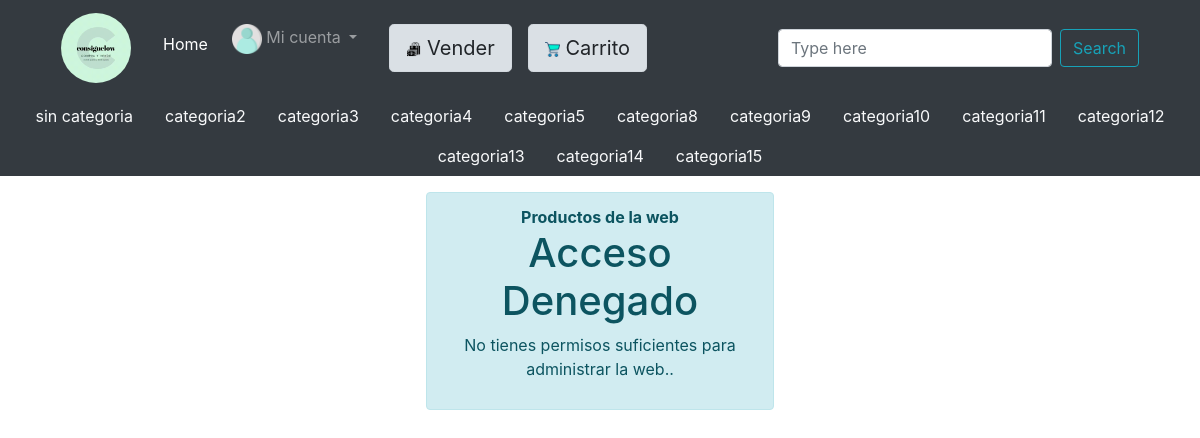
Screenshot of /adminProductos.php with the database file from the repository.
### tables this page shows
CREATE TABLE `categorias` (
  `id` INT(11) NOT NULL AUTO_INCREMENT ,
  `nombre` VARCHAR(20) NOT NULL ,
  `descripcion` VARCHAR(100) NOT NULL ,
  PRIMARY KEY (`id`)
);

### includes/Categoria.php (called while the page is built, shortened)
<?php
class Categoria
{
    public static function getNotEmpties()
    {
        $app = Aplicacion::getSingleton();
        $conn = $app->conexionBd();
        $query = sprintf("SELECT DISTINCT  categorias.id, categorias.descripcion, categorias.nombre FROM categorias INNER JOIN productos ON categorias.id=productos.categoria");
        $rs = $conn->query($query);
        $result = [];
        $rs = $conn->query($query);
        if ($rs) {
            if ( $rs->num_rows > 0) {
                while($fila = $rs->fetch_assoc()) {
                    $result[]=new Categoria($fila['nombre'],$fila['descripcion'], $fila['id']);
                }
            } else {
                $result = 'No se ha cargado ninguna categoría';
            }
        }else{
            echo "Error al consultar en la BD: (" . $conn->errno . ") " . utf8_encode($conn->error);
            exit();
        }
        return $result;
    }
    private $id;
    private $nombre;
    public function __construct($nombre, $descripcion, $id = NULL){
        $this->nombre = $nombre;
        $this->id = $id;
    }
    public function id()
    {
        return $this->id;
    }
    public function nombre()
    {
        return $this->nombre;
    }
}

### includes/common/cabecera.php (the view, shortened to what this page needs)
<?php
function generaNavItems($categorias=array()){
    $html='';
        foreach($categorias as $cat){
            $nombre = $cat->nombre();
            $id = $cat->id();
            if ($nombre!=='sin categoría'){
                $html.=<<<EOF
                <li class="nav-item">
                    <a class="nav-link text-light" href="categoria.php?id=$id">$nombre</a>
                </li>
EOF;
            }
        }
    return $html;
}
$htmlNavCat = '';
$categorias = Categoria::getNotEmpties();
if (!is_array($categorias)){
    $htmlNavCat=<<<EOF
    <p class="text-white"> $categorias</p>
EOF;
}else{
    $htmlNavCat= generaNavItems($categorias);
}
?>
<div class="container-fluid bg-success bg-dark">
    <div class="container">
        <nav class="navbar navbar-expand-lg navbar-dark bg-dark">
            <a class="navbar-brand img-fluid" href="index.php?">
                <img src="img/logo.gif" class="rounded-circle" alt="imagen no disponible" width="70" height="70">
            </a>
            <div class="collapse navbar-collapse" id="navbarSupportedContent">
                <ul class="navbar-nav mr-auto">
                    <li class="nav-item active m-2">
                        <a class="nav-link" href="index.php">Home</a>
                    </li>
                    <li class="nav-item dropdown text-center  mr-3">
                        <a class="nav-link dropdown-toggle " href="#" id="navbarDropdown" role="button" data-toggle="dropdown" aria-haspopup="true" aria-expanded="false">
                            <span class="align-baseline">
                                <img src="img/person.png" alt="imagen no disponible" width="30" height="30">
                                Mi cuenta
                            </span>
                        </a>
                    </li>
                    <li class="nav-item m-2">
                        <a href="vender.php" class="btn d-block btn-light btn-lg active" role="button" aria-pressed="true">
                            <span>
                                <img src="img/sell.png" alt="imagen no disponible" width="15" height="15">
                                Vender
                            </span>
                        </a>
                    </li>
                    <li class="nav-item m-2">
                        <a href="carro.php" class="btn btn-light btn-lg active d-block" role="button" aria-pressed="true">
                            <span>
                                <img src="img/shopping-cart.png" alt="imagen no disponible" width="15" height="15">
                                Carrito
                            </span>
                        </a>
                    </li>
                </ul>
                <form class="form-inline my-2 my-lg-0 d-sm-flex" action="filtrar.php" method="GET">
                    <input class="form-control mr-sm-2" name="search" id="busqueda" type="text" value='' placeholder="Type here"></input>
                    <input class="btn btn-outline-info my-2 my-sm-0" type="submit" value="Search"></input>
                </form>
            </div>
        </nav>
    </div>
    <ul class="nav justify-content-center">
        <?php
            echo $htmlNavCat;
        ?>
    </ul>
</div>

### adminProductos.php (shortened to what this page needs)
<?php
function muestraTodosProductos(){
    $app = Aplicacion::getSingleton();
    if ($app->tieneRol('admin', 'Acceso Denegado', 'No tienes permisos suficientes para administrar la web.')) {
   $html = '';
   $prods= Producto::getAllProds();
   $html.=<<<EOF
  <ul class="list-group">
EOF;
if (is_array($prods)){
  foreach($prods as $p){
    $idProd = $p->id();
    $nombreProd= $p->nombre();
    if (!Pedido::isPaid($p->id())){ $html.=$p->generaTarjeta();}
      $html.=<<<EOF
          <li class="list-group-item">
              <div class="d-flex flex-row">
                  <div class="p-2 m-3 flex-fill">
                      <p>Producto: $nombreProd</p>
                  <div class="p-2">
                    <form action="eliminaProducto.php" method="POST">
                    <button type="submit" class="btn btn-danger role="link" name="delete" value="$idProd">Eliminar</button>
                    </form>
                    </div>
                    </div>
              </div>
          </li>
EOF;
  }
  $html.=<<<EOF
    </ul>
EOF;
    }
    else{
    $html.="No existen productos";
        }
  return $html;
  }
}
?>
<html>
<!DOCTYPE html>
<html lang="es">
<head>
    <link rel="stylesheet" href="css/bootstrap.min.css">
</head>
    <body>
        <?php
            require("includes/common/cabecera.php");
        ?>
        <div class="row align-items-center">
            <div class="col-4">
                <div class="m-3">
                <div class="alert alert-info text-center" role="alert">
            <strong>Productos de la web</strong>
            <?php
                echo muestraTodosProductos();
            ?>
                </div>
            </div>
        </div>
    </body>
</html>

### includes/Aplicacion.php (shortened to what this page needs)
<?php
class Aplicacion
{
  private static $instancia;
  public static function getSingleton()
  {
      if (  !self::$instancia instanceof self) {
         self::$instancia = new self;
      }
      return self::$instancia;
  }
  public function tieneRol($rol, $cabeceraError=NULL, $mensajeError=NULL)
  {
    $roles = $_SESSION['roles'] ?? array();
    if (! in_array($rol, $roles)) {
      if ( !is_null($cabeceraError) && ! is_null($mensajeError) ) {
        $bloqueContenido=<<<EOF
<h1>$cabeceraError</h1>
<p>$mensajeError.</p>
EOF;
        echo $bloqueContenido;
      }
      return false;
    }
    return true;
  }
}

### rows the page displays
categorias: nombre "sin categoria"
categorias: nombre "categoria2"
categorias: nombre "categoria3"
categorias: nombre "categoria4"
categorias: nombre "categoria5"
categorias: nombre "categoria8"
categorias: nombre "categoria9"
categorias: nombre "categoria10"
categorias: nombre "categoria11"
categorias: nombre "categoria12"
categorias: nombre "categoria13"
categorias: nombre "categoria14"
categorias: nombre "categoria15"

### other values shown
$cabeceraError "Acceso Denegado"
$mensajeError "No tienes permisos suficientes para administrar la web."
